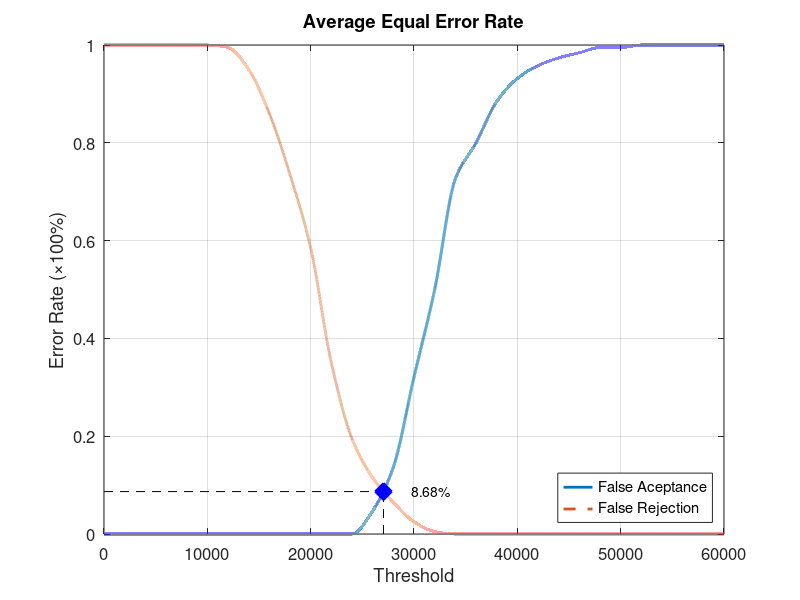
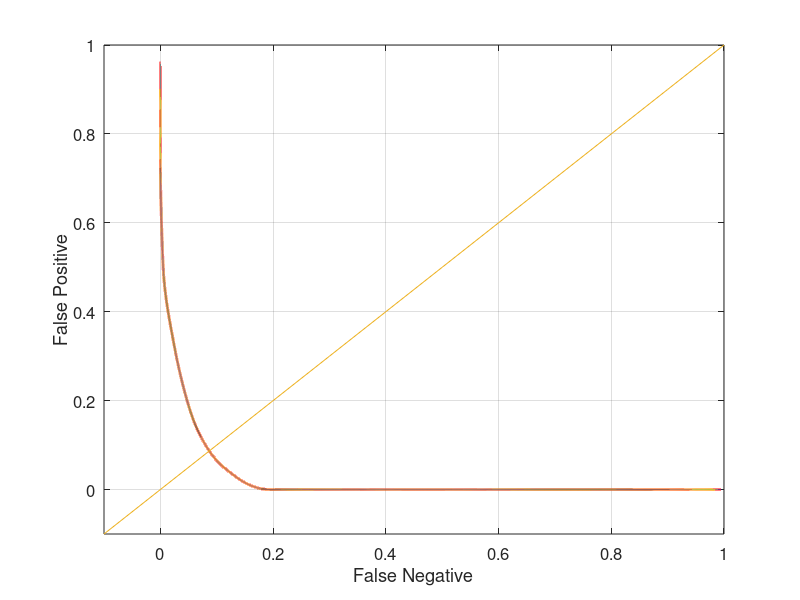

These charts were generated, in order, by the following MATLAB code:
function yEER = Database2_4
close all;
clear;
clc;
x = 0:2000:60000;
xq = 0:0.5:60000;

y0 = [0 0 0 0 0 0 0 0 0 0 0 0 0 0.0473684 0.136842 0.321053 0.5 0.726316 0.8 0.884211 0.931579 0.957895 0.973684 0.984211 0.994737 0.994737 1 1 1 1 1];
yy0 = interp1(x, y0, xq, 'pchip');
y1 = [1 1 1 1 1 1 0.995 0.95 0.86 0.735 0.585 0.35 0.195 0.115 0.065 0.025 0.005 0 0 0 0 0 0 0 0 0 0 0 0 0 0];
yy1 = interp1(x, y1, xq, 'pchip');

% Calculating EER: 
y2 = abs(y0 - y1);
find(y2 == min(y2))
yy2 = abs(yy0 - yy1);
xEER = find(yy2 == min(yy2));
xEERIndex = xq(xEER) % X-axis EER
yEER = yy0(xEER) % Y-axis EER

main = figure
plot(xq, yy0,'-','LineWidth', 2);	hold on
plot(xq, yy1,'--','LineWidth', 2);	hold on
plot([xEERIndex xEERIndex], [0 yEER], 'k--');	hold on
plot([0 xEERIndex], [yEER yEER], 'k--');	hold on
plot(xEERIndex, yEER, 'bx', 'LineWidth', 10);	hold on
text(xEERIndex + 10 * xEERIndex / 100, yEER, [num2str(round((10000 * yEER)) / 100) '%'])
legend('False Aceptance', 'False Rejection', 'Location', 'SouthEast')
xlabel('Threshold')
ylabel('Error Rate (\times100%)')
title('Average Equal Error Rate')
set(gca, 'FontSize', 12)
axis([0 60000 0 1])
grid on

print(main, 'Database2_4Main', '-dpng');
FNRxFPR = figure('Color', [1 1 1]);
plot(yy1, yy0, '-', yy1, yy0, 'LineWidth', 2);
hold on
y = -0.1:0.1:1
plot(y, y); 
set(gca, 'FontSize', 12)
xlabel('False Negative')
ylabel('False Positive')
axis([-0.1 1 -0.1 1])
set(gca, 'FontSize', 12)
grid on

print(FNRxFPR, 'Database2_4FNRxFPR','-dpng');
end
